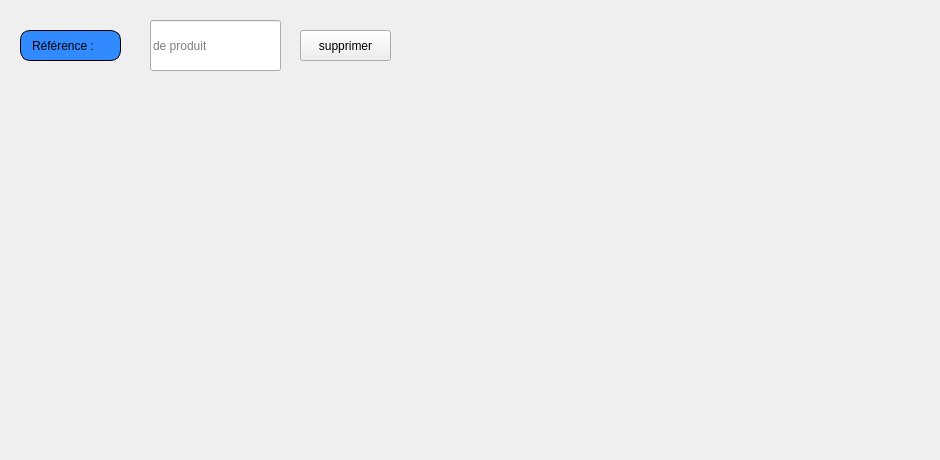
     <widget class="QWidget" name="tab_15">
      <attribute name="icon">
       <iconset>
        <normaloff>../../gestion_fournisseur/PP.png</normaloff>../../gestion_fournisseur/PP.png</iconset>
      </attribute>
      <attribute name="title">
       <string>Supprimer</string>
      </attribute>
      <widget class="QLabel" name="label_32">
       <property name="geometry">
        <rect>
         <x>20</x>
         <y>30</y>
         <width>101</width>
         <height>31</height>
        </rect>
       </property>
       <property name="styleSheet">
        <string notr="true">border: 1px solid black;
border-radius: 10px;
padding: 0 8px;
background: #318aff;
font: bold, &quot;Arial&quot;;;
text-align:center;</string>
       </property>
       <property name="text">
        <string>Référence :</string>
       </property>
      </widget>
      <widget class="QLineEdit" name="le_ref_supp">
       <property name="geometry">
        <rect>
         <x>150</x>
         <y>20</y>
         <width>131</width>
         <height>51</height>
        </rect>
       </property>
       <property name="placeholderText">
        <string>de produit </string>
       </property>
      </widget>
      <widget class="QLabel" name="label_48">
       <property name="geometry">
        <rect>
         <x>-34</x>
         <y>-27</y>
         <width>931</width>
         <height>451</height>
        </rect>
       </property>
       <property name="text">
        <string/>
       </property>
       <property name="pixmap">
        <pixmap resource="ressources.qrc">:/images/img/imf.jpg</pixmap>
       </property>
      </widget>
      <widget class="QPushButton" name="pushButton_44">
       <property name="geometry">
        <rect>
         <x>640</x>
         <y>-110</y>
         <width>251</width>
         <height>381</height>
        </rect>
       </property>
       <property name="styleSheet">
        <string notr="true">#pushButton_44{
	image: url(:/new/prefix1/i,qge/c.png);
border:none;}</string>
       </property>
       <property name="text">
        <string/>
       </property>
      </widget>
      <widget class="QPushButton" name="supprimer_pro">
       <property name="geometry">
        <rect>
         <x>300</x>
         <y>30</y>
         <width>91</width>
         <height>31</height>
        </rect>
       </property>
       <property name="styleSheet">
        <string notr="true">#supprimer_pro{
font: bold, &quot;Arial&quot;;;     background-color: qlineargradient(x1: 0, y1: 0, x2: 0, y2: 1,
                                       stop: 0 #dadbde, stop: 1 #f6f7fa);
}
#supprimer_pro:pressed {
font: bold, &quot;Arial&quot;;;     background-color: qlineargradient(x1: 0, y1: 0, x2: 0, y2: 1,
                                       stop: 0 #dadbde, stop: 1 #fff07b);}</string>
       </property>
       <property name="text">
        <string>supprimer</string>
       </property>
       <property name="icon">
        <iconset resource="ressources.qrc">
         <normaloff>:/images/img/PP.png</normaloff>:/images/img/PP.png</iconset>
       </property>
      </widget>
      <zorder>label_48</zorder>
      <zorder>label_32</zorder>
      <zorder>le_ref_supp</zorder>
      <zorder>pushButton_44</zorder>
      <zorder>supprimer_pro</zorder>
     </widget>
